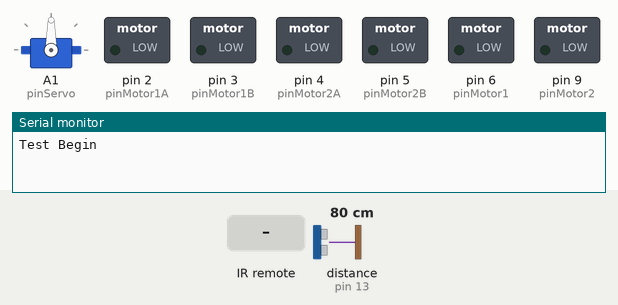
Simulated run of this sketch. Board: Arduino Uno, built with avr-gcc and run on an emulated ATmega328P. Parts: servo, switched loads named in the sketch (green lamp = pin HIGH), the last lines printed to the serial monitor. Inputs (shaded band) come from the test bench; at power-on: distance to the obstacle (sensor on pin 13) 80 cm. The echo pulse lasts 58.3 µs per cm; pins used as bus, display or sensor lines are not drawn.

Above: at 1.2 s.
1.3 s: infrared code 0xFF02FD received
At 3.5 s:
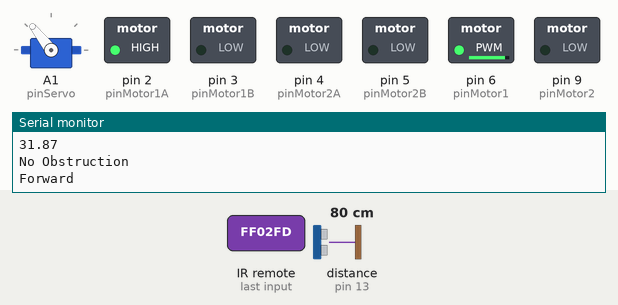
4.3 s: distance to the obstacle (sensor on pin 13) set to 33 cm
7.3 s: distance to the obstacle (sensor on pin 13) set to 27 cm
At 10.2 s:
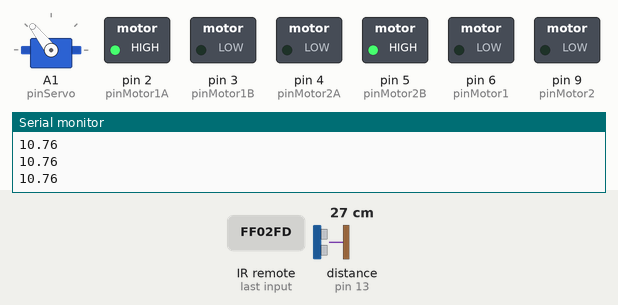
10.3 s: infrared code 0xFF629D received
At 11.1 s:
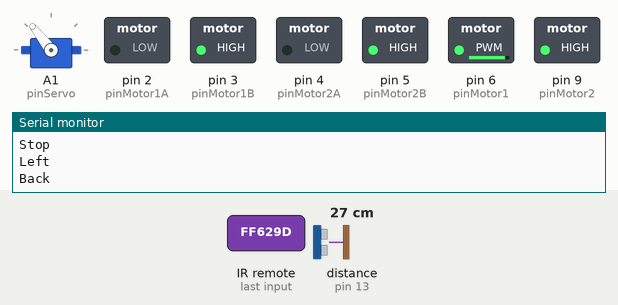
13.3 s: infrared code 0xFF22DD received
At 14.8 s:
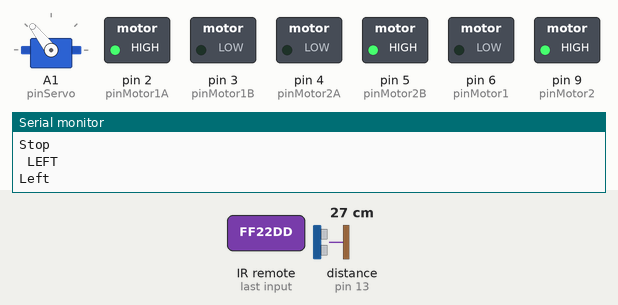
16.3 s: infrared code 0xFFC23D received
At 18.2 s:
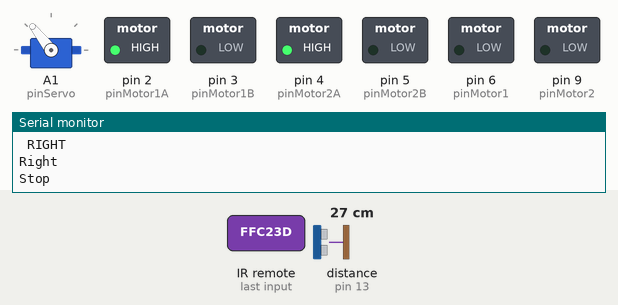
Timing chart, 0 to 19.7 s (numbered marks = the images above; inputs shaded):
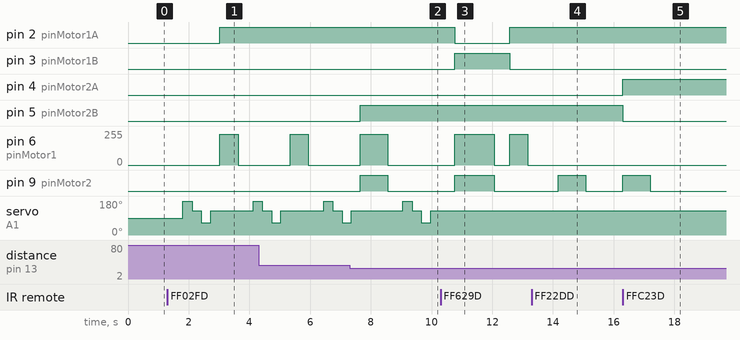

Measured:
- the behaviour switches between 31 and 30 cm on distance to the obstacle (sensor on pin 13) (found by bisection; images 1 and 2)
- after the input at 1.3 s, pin 2 (pinMotor1A): LOW → HIGH after 1.7 s; pin 6 (pinMotor1): 0/255 → 229/255 after 1.7 s, → 0/255 0.60 s later; servo on A1 (pinServo): 90° → 180° after 0.50 s, → 128° 0.31 s later, → 65° 0.31 s later, → 128° 0.31 s later, … (5 changes in this stretch)
- after the input at 7.3 s, pin 5 (pinMotor2B): LOW → HIGH after 0.36 s; pin 9 (pinMotor2): LOW → HIGH after 0.36 s, → LOW 0.90 s later
- after the input at 10.3 s, servo on A1 (pinServo): stays 128° (without the input it goes to 180° after 2.3 s)
- after the input at 13.3 s, pin 9 (pinMotor2): LOW → HIGH after 0.87 s, → LOW 0.90 s later
- after the input at 16.3 s, pin 4 (pinMotor2A): LOW → HIGH at once; pin 5 (pinMotor2B): HIGH → LOW at once; pin 9 (pinMotor2): LOW → HIGH at once, → LOW 0.90 s later

The sketch:

ProjectCar2.ino
```cpp
#include "IRremote.h"
#include <Servo.h>

//PIN DEFINITIONS
  int receiver = 11;
  int pinMotor1A = 2; //Forward & Back
  int pinMotor1B = 3;
  int pinMotor1 = 6;
  int pinMotor2A = 4; //Left & Right
  int pinMotor2B = 5;
  int pinMotor2 = 9;
  int pinTrig = 12;
  int pinEcho = 13;
  int pinServo = A1;

//VARIABLES
  int motorSpeed1 = 90;  //0-100 Adjust accordingly
  int motorSpeed1B = 90;  //0-100 Adjust accordingly
  int motorInput1; //0-255 Calculated input for forward
  int motorInput1B; //0-255 Calculated input for back
  int motorSpeed2 = 100;  //0-100 Adjust accordingly
  int motorInput2; //0-255 Calculated input for turning
  int backDelay = 1300;
  int scanDelay = 300;
  int stopDelay = 500;
  int forwardDelay = 600;
  int turnDelay = 900;
  int resultsIR = 0;
  float pingTime;
  float targetDistance[4];
  int targetTrip = 12;  //in inches
  float speedOfSound = 776.5;
  int pos = 110;
  int radarPos;


IRrecv irrecv(receiver);
decode_results results;
Servo radar;

void setup(){
  Serial.begin(9600);
  Serial.println("Test Begin");
  irrecv.enableIRIn(); // Start the receiver
  pinMode(pinMotor1A,OUTPUT);
  pinMode(pinMotor1B,OUTPUT);
  pinMode(pinMotor1,OUTPUT);
  pinMode(pinMotor2A,OUTPUT);
  pinMode(pinMotor2B,OUTPUT);
  pinMode(pinMotor2,OUTPUT);
  pinMode(pinTrig,OUTPUT);
  pinMode(pinEcho,INPUT);
  radar.attach(pinServo);
}

void loop(){
  if (irrecv.decode(&results)){ // Have we received an IR signal?
    //Serial.println(results.value, HEX); // UN Comment to see raw values
    translateIR();
    irrecv.resume(); //receive the next value
  }

  //Motor speed adjustment (add remote speed adjustment later)
  motorInput1 = map(motorSpeed1, 0, 100, 0, 255);
  motorInput1B= map(motorSpeed1B, 0, 100, 0, 255);
  motorInput2 = map(motorSpeed2, 0, 100, 0, 255);

  if (resultsIR == 5){
    AutoDrive();
  }

}//End void loop()


void translateIR(){ //This code is mostly for testing each function individually and for starting the AutoDrive feature
  switch(results.value){
    case 0xFFA25D:  //Stop all motors
      Serial.println(" STOP ALL ");
      resultsIR = 1;
      Stop();
    break;

    case 0xFF629D:  //Go Forward
      Serial.println(" FORWARD ");  resultsIR = 2;
      Forward();
      delay(forwardDelay);
      Stop();
    break;

    case 0xFF22DD:  //Turn Wheels Left
      Serial.println(" LEFT "); resultsIR=4;
      Left();
      delay(turnDelay);
      Stop();
    break;

    case 0xFF02FD:  //Start AutoDrive Loop
      Serial.println(" START/STOP "); resultsIR=5;
    break;

    case 0xFFC23D:  //Turn Wheels Right
      Serial.println(" RIGHT ");  resultsIR=6;
      Right();
      delay(turnDelay);
      Stop();
    break;

    case 0xFFA857:  //Go Backward
      Serial.println(" BACK "); resultsIR=8;
      Back();
      Stop();
    break;

    case 0xFF30CF:  //Go Forward, Left
      Serial.println(" 1 ");  resultsIR=7;
      Left();
      Forward();
      delay(forwardDelay);
      Stop();
    break;

    case 0xFF7A85:  //Go Forward, Right
      Serial.println(" 3 ");  resultsIR=9;
      Right();
      Forward();
      delay(forwardDelay);
      Stop();
    break;

    case 0xFF42BD:  //Go Back, Left
      Serial.println(" 7 ");  resultsIR=13;
      Serial.println("Go Back and Left");
      Left();
      Back();
      Stop();
    break;

    case 0xFF52AD:  //Go Back, Right
      Serial.println(" 9 ");  resultsIR=15;
      Right();
      Back();
      Stop();
    break;

    default:
      Serial.println(" ERROR   ");
  }//END Switch(Results.value)

  delay(500);
} //END translateIR


void AutoDrive(){
  //LOCAL VARIABLES
    int autoValue;

  //START SCAN: SERVO & ULTRASONIC SENSOR
    int x;
    for (x=0; x<3; x++){
      radarPos=x+1;
      pos=map(radarPos, 1, 3, 190, 65); //radar 70deg to 180deg mapped to 1 - 3
      radar.write(pos);
      delay(scanDelay);
      Scan();
      targetDistance[x]=speedOfSound*pingTime*63360/2;  //in Inches
    }
    radarPos = 2;
    pos=map(radarPos, 1, 3, 190, 65);
    radar.write(pos); //For centering sensor
    Serial.println("Target Distance (L,F,R): ");
    int i;
    for (i=0; i<3; i++){
      Serial.println(targetDistance[i]);
    }
    delay(scanDelay);

  //START SCAN: TESTS
    if(targetDistance[1] < targetTrip){
      autoValue = 2;
      Serial.println("Forward Obstruction");
    }
    else if(targetDistance[0]< targetTrip) {
      autoValue = 3;
      Serial.println("Left Obstruction");
    }
    else if(targetDistance[2]< targetTrip){
      autoValue = 4;
      Serial.println("Right Obstruction");
    }
    else  {
      autoValue = 1;
      Serial.println("No Obstruction");
    }

  //OBSTRUCTION CASES
    switch(autoValue){
    case 1: //No Obstruction Forward, Forward
      Forward();
      delay(forwardDelay);
      Stop();
    break;

    case 2: //Obstruction Forward, Left & Back
      Stop();
      Left();
      Back();
      Stop();
    break;

    case 3: //Obstruction Left, slight right
      Right();
      Forward();
      delay(turnDelay);
      Stop();
    break;

    case 4: //Obstruction Right, slightly left
      Left();
      Forward();
      delay(turnDelay);
      Stop();
    break;

    default:
      Serial.println("AutoDrive Error");

    } //end of switch(autoValue)
} //end of AutoDrive()

//CONTROL FUNCTIONS
  void Forward(){
    digitalWrite(pinMotor1A,HIGH);  //Go Forward
    digitalWrite(pinMotor1B,LOW);
    analogWrite(pinMotor1,motorInput1);
    Serial.println("Forward");
  }

  void Left(){
    digitalWrite(pinMotor2A,LOW); //Left
    digitalWrite(pinMotor2B,HIGH);
    analogWrite(pinMotor2,motorInput2);
    Serial.println("Left");
  }

  void Right(){
    digitalWrite(pinMotor2A,HIGH); //Right
    digitalWrite(pinMotor2B,LOW);
    analogWrite(pinMotor2,motorInput2);
    Serial.println("Right");
  }

  void Back(){
    digitalWrite(pinMotor1A,LOW);  //Go Back
    digitalWrite(pinMotor1B,HIGH);
    analogWrite(pinMotor1,motorInput1B);
    Serial.println("Back");
    delay(backDelay);
  }

  void Stop(){
    digitalWrite(pinMotor1,LOW);
    digitalWrite(pinMotor2,LOW);
    Serial.println("Stop");
    delay(stopDelay);
  }

  void Scan(){
    digitalWrite(pinTrig,LOW);
    delayMicroseconds(2000);
    digitalWrite(pinTrig,HIGH);
    delayMicroseconds(10);
    digitalWrite(pinTrig,LOW);

    pingTime=pulseIn(pinEcho,HIGH);
    pingTime=pingTime/1000000/3600.;
  }
```
